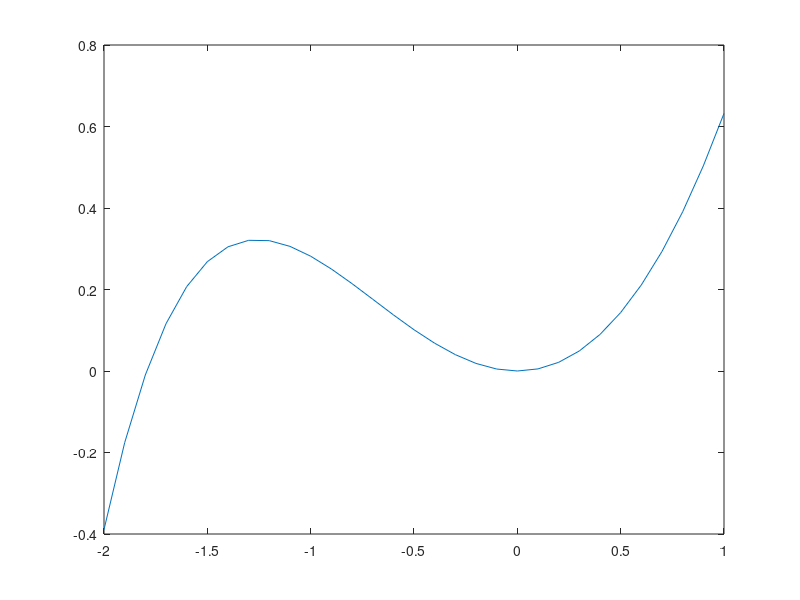

Write the MATLAB code that produced this figure.
clear all
close all
disp ("_______________")
 f=@(x) x.^2-x+1-exp(-x);
 
 %a
 v=-2:0.1:1;
 plot(v,f(v)) %2 zero near : -1.8 ; 0
 x0=[-1.5 0.5 -0.5];
 %b
 tol=1e-10;
 tol_res=1e-12;
 
 %options=optimoptions(options, 'OptimalityTolerance',tol_er);
 x_fsolve=fsolve(f,x0);

%c
df=@(x)2*x-1+exp(-x);
er=10;
x_new=x0;
j=0;
while er>tol
    x_new_1=x_new;
    x_new=x_new-(f(x_new)/df(x_new))
  for i=1:length(x0)
      er_1(i)=norm(x_new(i)-x_new_1(i))/norm(x_new(i));
  end 
  er=max(er_1)
  j=j+1;
end
